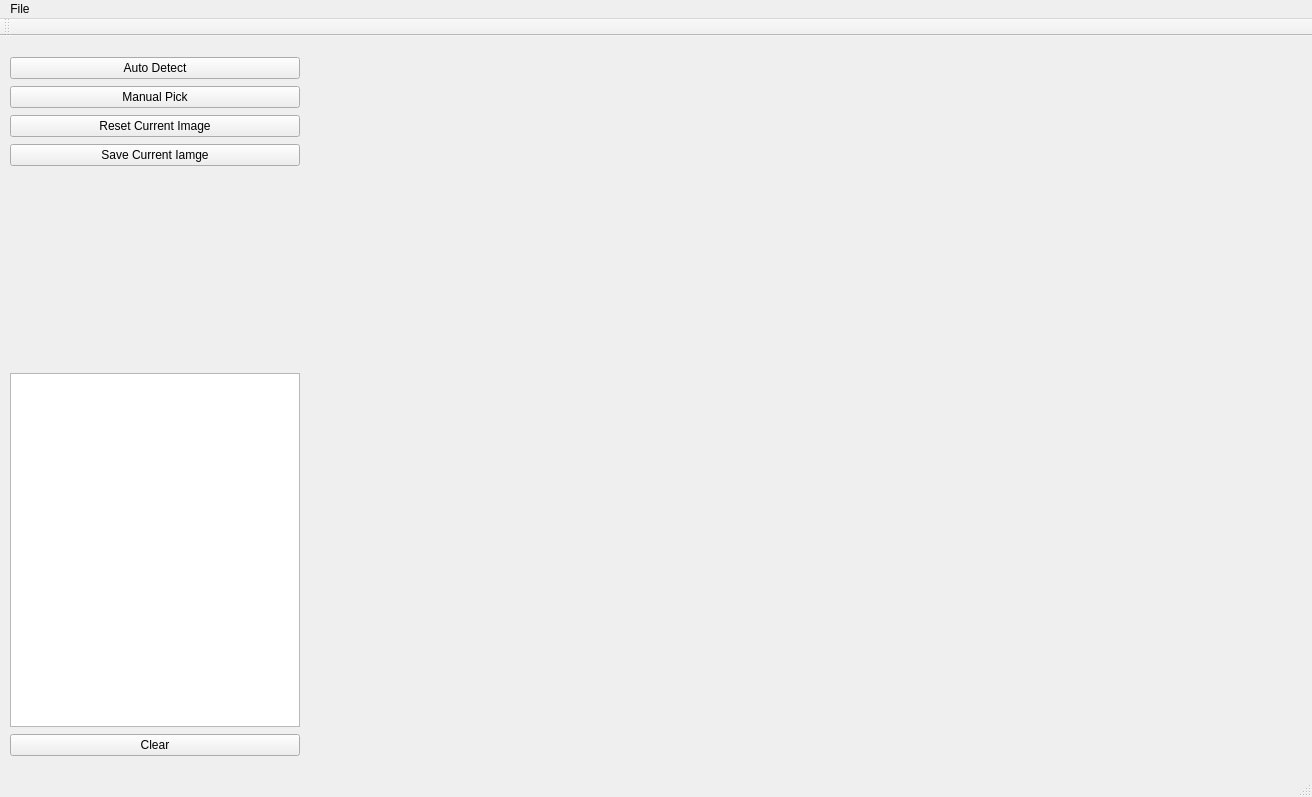
<?xml version="1.0" encoding="UTF-8"?>
<ui version="4.0">
 <class>CashmereDetectorClass</class>
 <widget class="QMainWindow" name="CashmereDetectorClass">
  <property name="geometry">
   <rect>
    <x>0</x>
    <y>0</y>
    <width>1312</width>
    <height>797</height>
   </rect>
  </property>
  <property name="windowTitle">
   <string>CashmereDetector</string>
  </property>
  <widget class="QWidget" name="centralWidget">
   <widget class="QWidget" name="widget" native="true">
    <property name="geometry">
     <rect>
      <x>320</x>
      <y>10</y>
      <width>960</width>
      <height>720</height>
     </rect>
    </property>
   </widget>
   <widget class="QWidget" name="verticalLayoutWidget">
    <property name="geometry">
     <rect>
      <x>10</x>
      <y>10</y>
      <width>301</width>
      <height>721</height>
     </rect>
    </property>
    <layout class="QVBoxLayout" name="verticalLayout">
     <property name="spacing">
      <number>7</number>
     </property>
     <property name="leftMargin">
      <number>0</number>
     </property>
     <item>
      <widget class="QPushButton" name="pushButton_autoDetect">
       <property name="text">
        <string>Auto Detect</string>
       </property>
      </widget>
     </item>
     <item>
      <widget class="QPushButton" name="pushButton_pick">
       <property name="text">
        <string>Manual Pick</string>
       </property>
      </widget>
     </item>
     <item>
      <widget class="QPushButton" name="pushButton_reset">
       <property name="text">
        <string>Reset Current Image</string>
       </property>
      </widget>
     </item>
     <item>
      <widget class="QPushButton" name="pushButton_saveCurr">
       <property name="text">
        <string>Save Current Iamge</string>
       </property>
      </widget>
     </item>
     <item>
      <spacer name="verticalSpacer_2">
       <property name="orientation">
        <enum>Qt::Vertical</enum>
       </property>
       <property name="sizeType">
        <enum>QSizePolicy::Fixed</enum>
       </property>
       <property name="sizeHint" stdset="0">
        <size>
         <width>20</width>
         <height>200</height>
        </size>
       </property>
      </spacer>
     </item>
     <item>
      <widget class="QTextBrowser" name="textBrowser">
       <property name="html">
        <string>&lt;!DOCTYPE HTML PUBLIC &quot;-//W3C//DTD HTML 4.0//EN&quot; &quot;http://www.w3.org/TR/REC-html40/strict.dtd&quot;&gt;
&lt;html&gt;&lt;head&gt;&lt;meta name=&quot;qrichtext&quot; content=&quot;1&quot; /&gt;&lt;style type=&quot;text/css&quot;&gt;
p, li { white-space: pre-wrap; }
&lt;/style&gt;&lt;/head&gt;&lt;body style=&quot; font-family:'SimSun'; font-size:9pt; font-weight:400; font-style:normal;&quot;&gt;
&lt;p style=&quot;-qt-paragraph-type:empty; margin-top:0px; margin-bottom:0px; margin-left:0px; margin-right:0px; -qt-block-indent:0; text-indent:0px;&quot;&gt;&lt;br /&gt;&lt;/p&gt;&lt;/body&gt;&lt;/html&gt;</string>
       </property>
      </widget>
     </item>
     <item>
      <widget class="QPushButton" name="pushButton_clear">
       <property name="text">
        <string>Clear</string>
       </property>
      </widget>
     </item>
    </layout>
   </widget>
  </widget>
  <widget class="QMenuBar" name="menuBar">
   <property name="geometry">
    <rect>
     <x>0</x>
     <y>0</y>
     <width>1312</width>
     <height>26</height>
    </rect>
   </property>
   <widget class="QMenu" name="menuFile">
    <property name="title">
     <string>File</string>
    </property>
    <addaction name="openFileAction"/>
    <addaction name="resetAction"/>
   </widget>
   <addaction name="menuFile"/>
  </widget>
  <widget class="QToolBar" name="mainToolBar">
   <attribute name="toolBarArea">
    <enum>TopToolBarArea</enum>
   </attribute>
   <attribute name="toolBarBreak">
    <bool>false</bool>
   </attribute>
  </widget>
  <widget class="QStatusBar" name="statusBar"/>
  <action name="openFileAction">
   <property name="text">
    <string>Open File</string>
   </property>
  </action>
  <action name="resetAction">
   <property name="text">
    <string>Reset</string>
   </property>
  </action>
 </widget>
 <layoutdefault spacing="6" margin="11"/>
 <resources>
  <include location="CashmereDetector.qrc"/>
 </resources>
 <connections>
  <connection>
   <sender>pushButton_clear</sender>
   <signal>clicked()</signal>
   <receiver>textBrowser</receiver>
   <slot>clear()</slot>
   <hints>
    <hint type="sourcelabel">
     <x>203</x>
     <y>105</y>
    </hint>
    <hint type="destinationlabel">
     <x>223</x>
     <y>277</y>
    </hint>
   </hints>
  </connection>
 </connections>
</ui>
